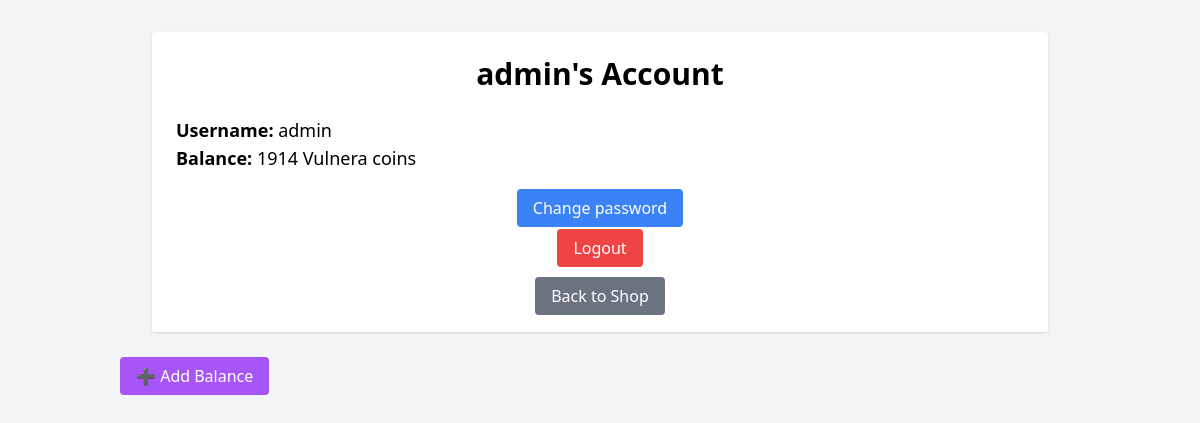
Before: /account/1 with the older database file.
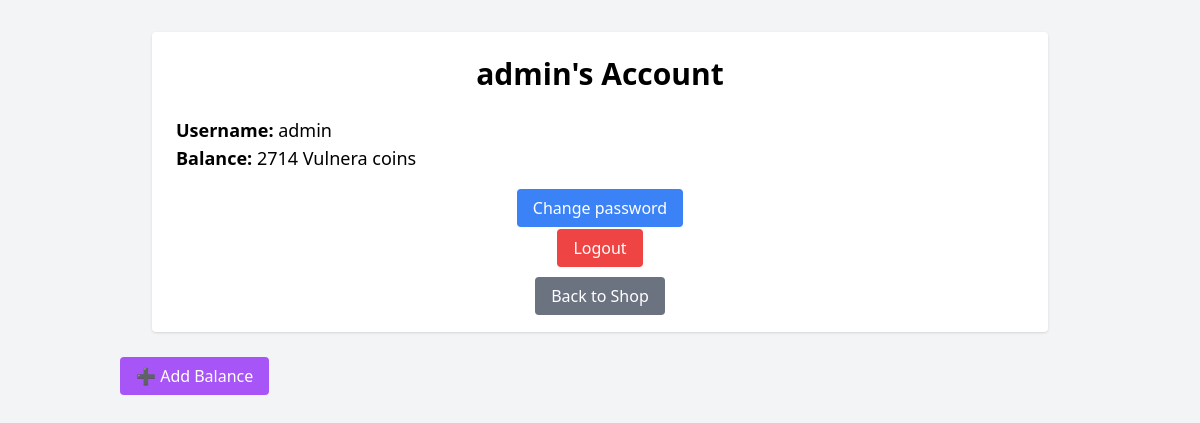
After: the same page with the newer database file.
### tables this page shows
CREATE TABLE users (
            id INTEGER PRIMARY KEY AUTOINCREMENT,
            username TEXT UNIQUE NOT NULL,
            password TEXT NOT NULL,
            is_admin BOOLEAN NOT NULL DEFAULT 0,
            balance INTEGER NOT NULL DEFAULT 300
            
        );

### app.py (the view)
@app.route("/account/<int:userid>")
def account(userid):
    session_uid = session.get('userid')
    is_admin = session.get('is_admin', False)
    if int(userid) != session_uid and session.get("logged_in"):
        if is_admin:
            pass
        else:
            return redirect(url_for("home"))
    conn = database.get_db_connection()
    cursor = conn.cursor()
    user = cursor.execute("SELECT * FROM users WHERE id = ?", (int(userid),)).fetchone()
    if user:
        return render_template("account.html", user=user)
    return redirect(url_for("home"))

### database.py (called while the page is built)
def get_db_connection():
    conn = sqlite3.connect(DB_NAME)
    conn.row_factory = sqlite3.Row  # Enables dictionary-like row access
    return conn

### templates/account.html (shortened to what this page needs)
<!DOCTYPE html>
<html lang="en">
<head>
    <script src="https://cdn.tailwindcss.com"></script>
</head>
<body class="bg-gray-100">
    <div class="container mx-auto p-8">
        <div class="max-w-4xl mx-auto bg-white p-6 rounded shadow">
            <h1 class="text-3xl font-bold text-center">{{ user.username }}'s Account</h1>
            <div class="mt-6">
                <p class="text-lg"><strong>Username:</strong> {{ user.username }}</p>
                <p class="text-lg"><strong>Balance:</strong> {{ user.balance }} Vulnera coins</p>
            </div>
            <div class="mt-6 text-center">
                <a href="{{ url_for('change_pass', userid=user.id)}}" class="bg-blue-500 text-white px-4 py-2 rounded hover:bg-blue-600">Change password</a>
            </div>
            <div class="mt-4 text-center">
                <a href="{{ url_for('logout') }}" class="bg-red-500 text-white px-4 py-2 rounded hover:bg-red-600">Logout</a>
            </div>
            <div class="mt-6 text-center">
                <a href="{{ url_for('home') }}" class="bg-gray-500 text-white px-4 py-2 rounded hover:bg-gray-600">Back to Shop</a>
            </div>
        </div>
        <div class="mt-8">
            <a href="{{ url_for('add_balance', userid=user.id) }}"
               class="bg-purple-500 text-white px-4 py-2 rounded hover:bg-purple-600">
                ➕ Add Balance
            </a>
        </div>
    </div>
</body>
</html>

Changed rows visible on the page:
changed users "admin": balance "1914" → "2714"
